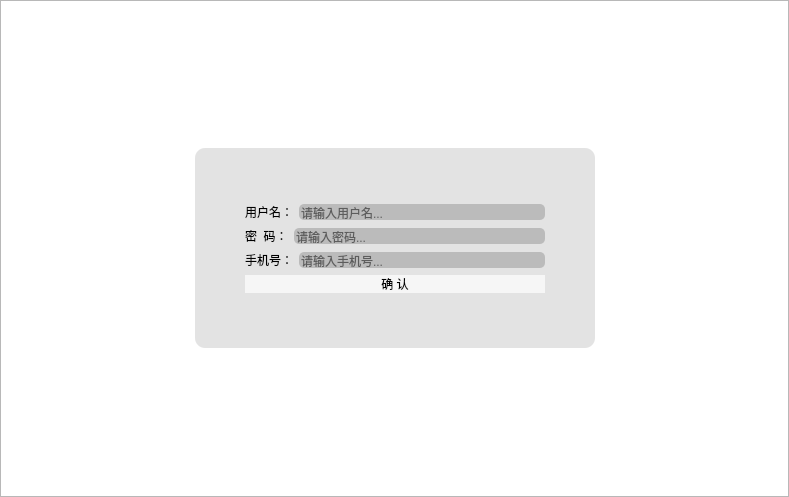
<?xml version="1.0" encoding="UTF-8"?>
<ui version="4.0">
 <class>Register</class>
 <widget class="QWidget" name="Register">
  <property name="geometry">
   <rect>
    <x>0</x>
    <y>0</y>
    <width>789</width>
    <height>497</height>
   </rect>
  </property>
  <property name="windowTitle">
   <string>Form</string>
  </property>
  <property name="styleSheet">
   <string notr="true">QWidget#Register{
	background-color: rgb(255, 255, 255);
}
QFrame#frame{
	border-image: url(:/195929NKVOj.jpg);
}
#frame_2{
	border-radius:10px;
	background-color: rgba(214, 214, 214, 175);
}
QLineEdit{	
	font: 12pt &quot;宋体&quot;;
	border:none;
	border-radius:5px;
	background-color: rgba(169, 169, 169, 175);
}
QPushButton{
	font: 20pt &quot;楷体&quot;;
	border:none;
	border-radius:10px;
	background-color: rgba(255, 255, 255, 175);
}
QLabel{
	font: 20pt &quot;楷体&quot;;
	border:none;
}
QPushButton:hover{/*指针悬停*/
	background-color: rgb(118, 118, 118);	
	background-color: qlineargradient(spread:pad, x1:0, y1:0, x2:1, y2:1, stop:0 rgba(94, 156, 255, 220), stop:1 rgba(255, 255, 255, 255));
}
QPushButton:pressed{/*点击*/
	background-color: rgb(253, 253, 253);
}</string>
  </property>
  <layout class="QGridLayout" name="gridLayout">
   <property name="leftMargin">
    <number>0</number>
   </property>
   <property name="topMargin">
    <number>0</number>
   </property>
   <property name="rightMargin">
    <number>0</number>
   </property>
   <property name="bottomMargin">
    <number>0</number>
   </property>
   <item row="0" column="0">
    <widget class="QFrame" name="frame">
     <property name="frameShape">
      <enum>QFrame::StyledPanel</enum>
     </property>
     <property name="frameShadow">
      <enum>QFrame::Raised</enum>
     </property>
     <layout class="QGridLayout" name="gridLayout_4">
      <property name="leftMargin">
       <number>0</number>
      </property>
      <property name="topMargin">
       <number>0</number>
      </property>
      <property name="rightMargin">
       <number>0</number>
      </property>
      <property name="bottomMargin">
       <number>0</number>
      </property>
      <item row="0" column="1">
       <spacer name="verticalSpacer">
        <property name="orientation">
         <enum>Qt::Vertical</enum>
        </property>
        <property name="sizeType">
         <enum>QSizePolicy::Maximum</enum>
        </property>
        <property name="sizeHint" stdset="0">
         <size>
          <width>20</width>
          <height>200</height>
         </size>
        </property>
       </spacer>
      </item>
      <item row="1" column="2">
       <spacer name="horizontalSpacer_2">
        <property name="orientation">
         <enum>Qt::Horizontal</enum>
        </property>
        <property name="sizeHint" stdset="0">
         <size>
          <width>40</width>
          <height>20</height>
         </size>
        </property>
       </spacer>
      </item>
      <item row="2" column="1">
       <spacer name="verticalSpacer_2">
        <property name="orientation">
         <enum>Qt::Vertical</enum>
        </property>
        <property name="sizeType">
         <enum>QSizePolicy::Maximum</enum>
        </property>
        <property name="sizeHint" stdset="0">
         <size>
          <width>20</width>
          <height>200</height>
         </size>
        </property>
       </spacer>
      </item>
      <item row="1" column="0">
       <spacer name="horizontalSpacer">
        <property name="orientation">
         <enum>Qt::Horizontal</enum>
        </property>
        <property name="sizeHint" stdset="0">
         <size>
          <width>40</width>
          <height>20</height>
         </size>
        </property>
       </spacer>
      </item>
      <item row="1" column="1">
       <widget class="QFrame" name="frame_2">
        <property name="sizePolicy">
         <sizepolicy hsizetype="Expanding" vsizetype="Expanding">
          <horstretch>0</horstretch>
          <verstretch>0</verstretch>
         </sizepolicy>
        </property>
        <property name="minimumSize">
         <size>
          <width>400</width>
          <height>200</height>
         </size>
        </property>
        <property name="frameShape">
         <enum>QFrame::StyledPanel</enum>
        </property>
        <property name="frameShadow">
         <enum>QFrame::Raised</enum>
        </property>
        <layout class="QGridLayout" name="gridLayout_3">
         <property name="leftMargin">
          <number>50</number>
         </property>
         <property name="topMargin">
          <number>20</number>
         </property>
         <property name="rightMargin">
          <number>50</number>
         </property>
         <property name="bottomMargin">
          <number>20</number>
         </property>
         <item row="0" column="0">
          <layout class="QGridLayout" name="gridLayout_2">
           <item row="0" column="0">
            <layout class="QHBoxLayout" name="horizontalLayout">
             <item>
              <widget class="QLabel" name="label">
               <property name="text">
                <string>用户名：</string>
               </property>
              </widget>
             </item>
             <item>
              <widget class="QLineEdit" name="username">
               <property name="placeholderText">
                <string>请输入用户名...</string>
               </property>
              </widget>
             </item>
            </layout>
           </item>
           <item row="1" column="0">
            <layout class="QHBoxLayout" name="horizontalLayout_2">
             <item>
              <widget class="QLabel" name="label_2">
               <property name="text">
                <string>密  码：</string>
               </property>
              </widget>
             </item>
             <item>
              <widget class="QLineEdit" name="userpwd">
               <property name="text">
                <string/>
               </property>
               <property name="echoMode">
                <enum>QLineEdit::Password</enum>
               </property>
               <property name="placeholderText">
                <string>请输入密码...</string>
               </property>
              </widget>
             </item>
            </layout>
           </item>
           <item row="2" column="0">
            <layout class="QHBoxLayout" name="horizontalLayout_3">
             <item>
              <widget class="QLabel" name="label_3">
               <property name="text">
                <string>手机号：</string>
               </property>
              </widget>
             </item>
             <item>
              <widget class="QLineEdit" name="userPhone">
               <property name="text">
                <string/>
               </property>
               <property name="echoMode">
                <enum>QLineEdit::Password</enum>
               </property>
               <property name="placeholderText">
                <string>请输入手机号...</string>
               </property>
              </widget>
             </item>
            </layout>
           </item>
           <item row="3" column="0">
            <widget class="QPushButton" name="registerbtn">
             <property name="text">
              <string>确 认</string>
             </property>
            </widget>
           </item>
          </layout>
         </item>
        </layout>
       </widget>
      </item>
     </layout>
    </widget>
   </item>
  </layout>
 </widget>
 <resources/>
 <connections/>
</ui>
